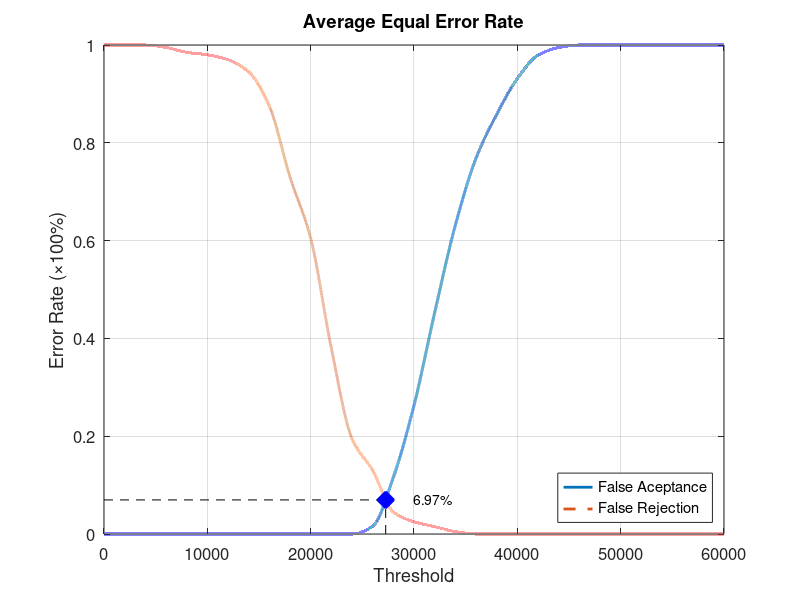
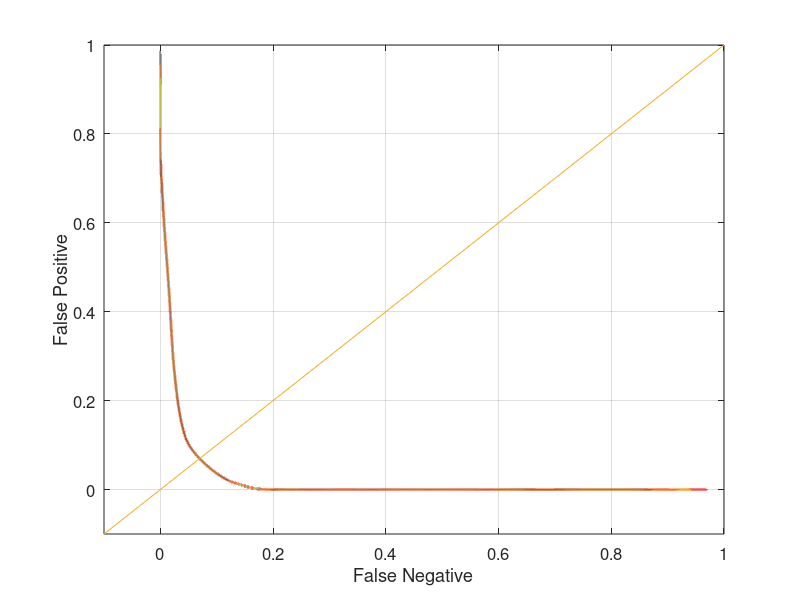

Source code (MATLAB) for these figures, in order:
function yEER = Database4_3
close all;
clear;
clc;
x = 0:2000:60000;
xq = 0:0.5:60000;

y0 = [0 0 0 0 0 0 0 0 0 0 0 0 0 0.0157895 0.115789 0.263158 0.452632 0.631579 0.768421 0.857895 0.931579 0.978947 0.994737 1 1 1 1 1 1 1 1];
yy0 = interp1(x, y0, xq, 'pchip');
y1 = [1 1 1 0.995 0.985 0.98 0.97 0.945 0.875 0.73 0.605 0.38 0.195 0.13 0.045 0.025 0.015 0.005 0 0 0 0 0 0 0 0 0 0 0 0 0];
yy1 = interp1(x, y1, xq, 'pchip');

% Calculating EER: 
y2 = abs(y0 - y1);
find(y2 == min(y2))
yy2 = abs(yy0 - yy1);
xEER = find(yy2 == min(yy2));
xEERIndex = xq(xEER) % X-axis EER
yEER = yy0(xEER) % Y-axis EER

main = figure
plot(xq, yy0,'-','LineWidth', 2);	hold on
plot(xq, yy1,'--','LineWidth', 2);	hold on
plot([xEERIndex xEERIndex], [0 yEER], 'k--');	hold on
plot([0 xEERIndex], [yEER yEER], 'k--');	hold on
plot(xEERIndex, yEER, 'bx', 'LineWidth', 10);	hold on
text(xEERIndex + 10 * xEERIndex / 100, yEER, [num2str(round((10000 * yEER)) / 100) '%'])
legend('False Aceptance', 'False Rejection', 'Location', 'SouthEast')
xlabel('Threshold')
ylabel('Error Rate (\times100%)')
title('Average Equal Error Rate')
set(gca, 'FontSize', 12)
axis([0 60000 0 1])
grid on

print(main, 'Database4_3Main', '-dpng');
FNRxFPR = figure('Color', [1 1 1]);
plot(yy1, yy0, '-', yy1, yy0, 'LineWidth', 2);
hold on
y = -0.1:0.1:1
plot(y, y); 
set(gca, 'FontSize', 12)
xlabel('False Negative')
ylabel('False Positive')
axis([-0.1 1 -0.1 1])
set(gca, 'FontSize', 12)
grid on

print(FNRxFPR, 'Database4_3FNRxFPR','-dpng');
end
